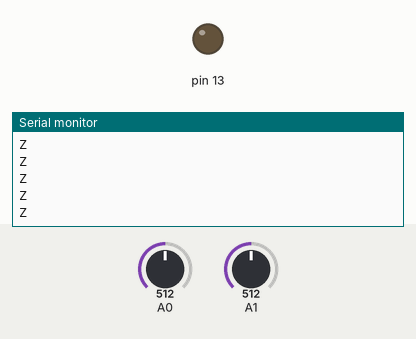
This sketch was run on a simulated Arduino Uno, built with avr-gcc and run on an emulated ATmega328P. Parts: output pins drawn as LEDs (lit = HIGH), the last lines printed to the serial monitor. Inputs (shaded band) come from the test bench; at power-on: A0 = 512, A1 = 512. No radio packets arrive unless stated.

Above: at 1.2 s.
1.3 s: A0 set to 533
At 1.43 s:
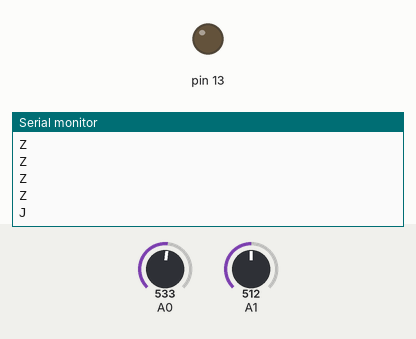
3.2 s: A1 set to 541
At 3.31 s:
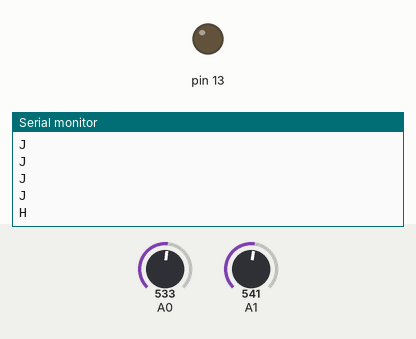
7.2 s: A1 set to 742
At 7.28 s:
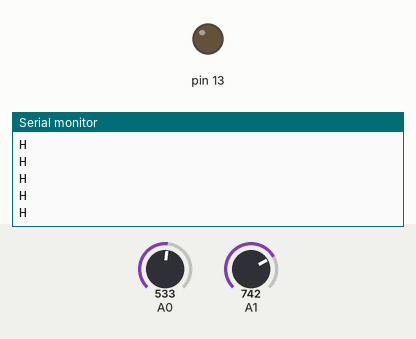
8.7 s: A1 set to 763
At 8.82 s:
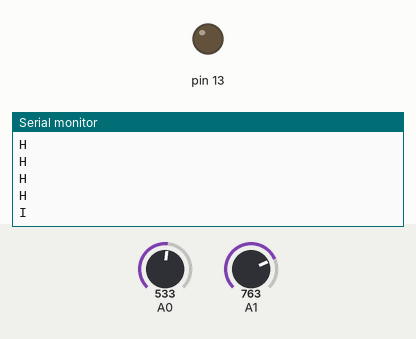

The sketch:

wireLess_Tx.ino
```cpp
#include <VirtualWire.h>
char *controller;
char *data;
String leftRight;
String upDown;
char temp[5];
char temp2[5];

void setup() {
  pinMode(13,OUTPUT);
  pinMode(7,INPUT);
  Serial.begin(9600);
  vw_set_ptt_inverted(true); //
  vw_set_tx_pin(12);
  vw_setup(4000);
}

void loop(){
  sendA0();
  delay(50);
}

void sendA0() {
  char mss[1];
  mss[0] = condition(analogRead(A0), analogRead(A1));
  Serial.println(mss[0]);
  vw_send((uint8_t *)mss, strlen(mss));
  vw_wait_tx();
}
/*
char abcd(int analog) {
  char result;
  if (analog < 250) {
    result = 'a';
  } else if (analog >= 250 && analog <= 500) {
    result = 'b';
  } else if (analog >= 500 && analog <= 750) {
    result = 'c';
  } else if (analog >= 750 && analog <= 1000) {
    result = 'd';
  } else {
    result = 'e';
  }
  return result;
}
*/

char condition(int valueLR, int valueUD){
  char c;
  if(valueLR >= 0 && valueLR < 201) {
    if(valueUD > 525 && valueUD < 751){
      return  c = 'A';
    }
     if(valueUD > 750 && valueUD < 1024){
      return  c = 'B';
    }
    else{
      return  c = 'C';
    }
  }
  if(valueLR > 200 && valueLR < 501) {
    if(valueUD > 525 && valueUD < 751){
      return  c = 'D';
    }
     if(valueUD > 750 && valueUD < 1024){
      return  c = 'E';
    }
    else{
      return  c = 'C';
    }
  }
  if(valueLR > 520  && valueLR < 825) {
    if(valueUD > 525 && valueUD < 751){
      return  c = 'H';
    }
     if(valueUD > 750 && valueUD < 1024){
      return  c = 'I';
    }
    else{
      return  c = 'J';
    }
  }
  if(valueLR > 824  && valueLR < 1024) {
    if(valueUD > 525 && valueUD < 751){
      return  c = 'K';
    }
     if(valueUD > 750 && valueUD < 1024){
      return  c = 'L';
    }
    else{
      return  c = 'J';
    }
  }
  if(valueUD > 525 && valueUD < 751 && valueLR > 500 && valueLR < 521 ){
      return  c = 'M';
    }
  if(valueUD > 750 && valueUD < 1024 && valueLR > 500 && valueLR < 521){
      return  c = 'N';
    }
  else{
    return c = 'Z';
  }

}
```

Measured:
- the behaviour switches between 520 and 521 on A0 (found by bisection; images 0 and 1)
- the behaviour switches between 525 and 526 on A1 (found by bisection; images 1 and 2)
- the behaviour switches between 750 and 751 on A1 (found by bisection; images 3 and 4)
- after the input at 1.3 s, the serial monitor: prints a new line at once (image 1)
- after the input at 3.2 s, the serial monitor: prints a new line after 0.11 s (image 2)
- after the input at 8.7 s, the serial monitor: prints a new line at once (image 4)
